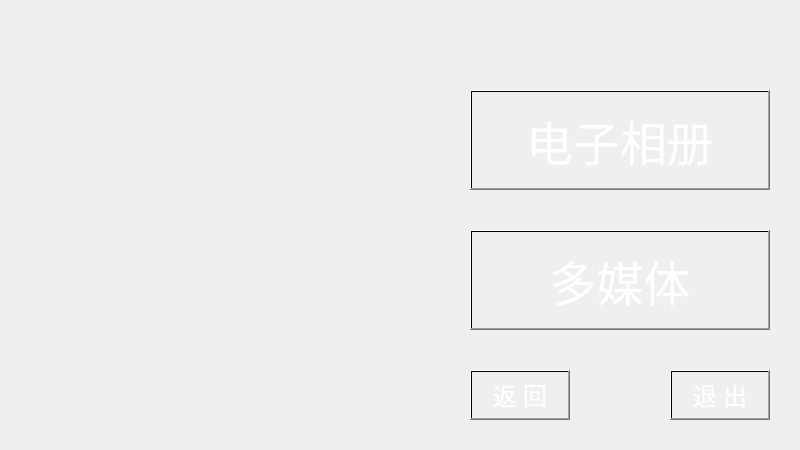
<?xml version="1.0" encoding="UTF-8"?>
<ui version="4.0">
 <class>welcome</class>
 <widget class="QMainWindow" name="welcome">
  <property name="geometry">
   <rect>
    <x>0</x>
    <y>0</y>
    <width>800</width>
    <height>450</height>
   </rect>
  </property>
  <property name="windowTitle">
   <string>主界面</string>
  </property>
  <property name="windowIcon">
   <iconset resource="image.qrc">
    <normaloff>:/Login/image/ftl3.jpg</normaloff>:/Login/image/ftl3.jpg</iconset>
  </property>
  <property name="styleSheet">
   <string notr="true">QMainWindow
{
image: url(:/Login/image/ftl2.jpg);
}
QPushButton{
color: rgb(255, 255, 255);
background-color: qlineargradient(spread:pad, x1:0, y1:0, x2:1, y2:0, stop:1 rgba(0, 0, 0, 0));
}
QPushButton:hover
{
background-color: rgb(219,207,205);
color: rgb(43,52,59);
}
QPushButton:pressed
{
background-color: rgb(45,49,54);
color: rgb(255, 255, 255);

}
</string>
  </property>
  <widget class="QWidget" name="centralwidget">
   <widget class="QPushButton" name="pushButtonxc">
    <property name="geometry">
     <rect>
      <x>470</x>
      <y>90</y>
      <width>300</width>
      <height>100</height>
     </rect>
    </property>
    <property name="font">
     <font>
      <family>华文新魏</family>
      <pointsize>35</pointsize>
     </font>
    </property>
    <property name="text">
     <string>电子相册</string>
    </property>
   </widget>
   <widget class="QPushButton" name="pushButtonplayer">
    <property name="geometry">
     <rect>
      <x>470</x>
      <y>230</y>
      <width>300</width>
      <height>100</height>
     </rect>
    </property>
    <property name="font">
     <font>
      <family>华文新魏</family>
      <pointsize>35</pointsize>
     </font>
    </property>
    <property name="text">
     <string>多媒体</string>
    </property>
   </widget>
   <widget class="QPushButton" name="pushButtonfh">
    <property name="geometry">
     <rect>
      <x>470</x>
      <y>370</y>
      <width>100</width>
      <height>50</height>
     </rect>
    </property>
    <property name="font">
     <font>
      <family>华文新魏</family>
      <pointsize>18</pointsize>
     </font>
    </property>
    <property name="text">
     <string>返 回</string>
    </property>
   </widget>
   <widget class="QLabel" name="labelhyuser">
    <property name="geometry">
     <rect>
      <x>500</x>
      <y>20</y>
      <width>221</width>
      <height>51</height>
     </rect>
    </property>
    <property name="font">
     <font>
      <family>华文新魏</family>
      <pointsize>25</pointsize>
     </font>
    </property>
    <property name="styleSheet">
     <string notr="true">color: rgb(255, 255, 255);</string>
    </property>
    <property name="text">
     <string/>
    </property>
   </widget>
   <widget class="QPushButton" name="pushButton">
    <property name="geometry">
     <rect>
      <x>670</x>
      <y>370</y>
      <width>100</width>
      <height>50</height>
     </rect>
    </property>
    <property name="font">
     <font>
      <family>华文新魏</family>
      <pointsize>18</pointsize>
     </font>
    </property>
    <property name="text">
     <string>退 出</string>
    </property>
   </widget>
  </widget>
 </widget>
 <resources>
  <include location="image.qrc"/>
 </resources>
 <connections/>
</ui>
